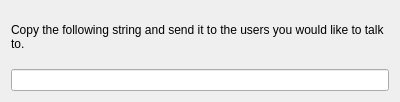
<?xml version="1.0" encoding="UTF-8"?>
<ui version="4.0">
 <class>Dialog</class>
 <widget class="QDialog" name="Dialog">
  <property name="geometry">
   <rect>
    <x>0</x>
    <y>0</y>
    <width>400</width>
    <height>102</height>
   </rect>
  </property>
  <property name="windowTitle">
   <string>Identity address</string>
  </property>
  <property name="modal">
   <bool>true</bool>
  </property>
  <layout class="QVBoxLayout" name="verticalLayout">
   <item>
    <widget class="QLabel" name="label">
     <property name="text">
      <string>Copy the following string and send it to the users you would like to talk to.</string>
     </property>
     <property name="wordWrap">
      <bool>true</bool>
     </property>
    </widget>
   </item>
   <item>
    <widget class="QLineEdit" name="address_field">
     <property name="alignment">
      <set>Qt::AlignCenter</set>
     </property>
     <property name="readOnly">
      <bool>true</bool>
     </property>
    </widget>
   </item>
  </layout>
 </widget>
 <resources/>
 <connections/>
</ui>
